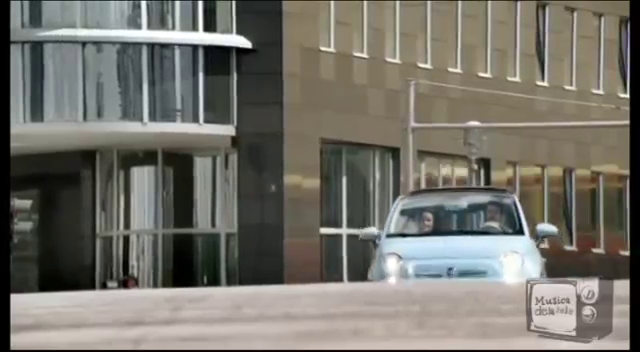
#> input picture frame 47 of Lab3/Anuncio Spot Fiat 500 TWINAIR  REVOLUTIONAIR  2011 [360p].mp4, 640 x 352 px, given in place of the camera
$ python 'Section 3.1, 3.2, 3.3.py'
#> lines starting #> are read from the running program, lines starting #| are printed output that depends on the picture; pictures that were not available may be replaced by others from this repository, and a replacement may not be noted
#%% Section 3.1 - Regular Video
import cv2
cap_video = cv2.VideoCapture(0)
while(True):

    # Capture frame-by-frame
    ret, frame = cap_video.read()
#> frame is the input picture: shape (352, 640, 3); mean B, G, R 105.9, 113.9, 116.4

    # Visualise the captured frame
    cv2.imshow('frame', frame)

    if cv2.waitKey(1) & 0xFF == ord('q'):
#> (key q is pressed here)
        break

# And release the capture when everything is done
cap_video.release()
cv2.destroyAllWindows()

#%% Section 3.1 - Grayscale Video
import cv2
cap_video = cv2.VideoCapture(0)
while(True):

    # Capture frame-by-frame
    ret, frame = cap_video.read()

    # Convert to gray scale
    gray = cv2.cvtColor(frame, cv2.COLOR_BGR2GRAY)
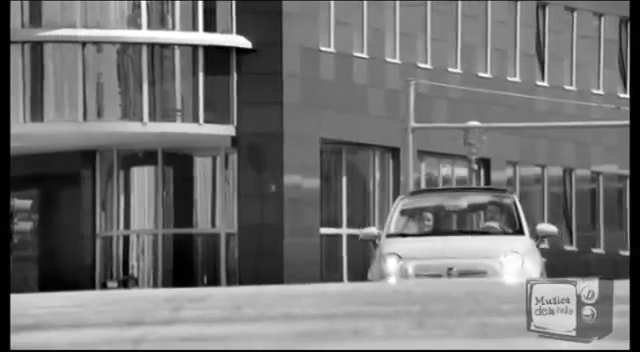
#> gray: shape (352, 640); min 0, max 255, mean 113.7

    # Display the captured frame
    cv2.imshow('frame', gray)

    if cv2.waitKey(1) & 0xFF == ord('q'):
#> (key q is pressed here)
        break

# And release the capture when everything done
cap_video.release()
cv2.destroyAllWindows()

#%% Section 3.2 - Saving Videos
import cv2
import sys

path = ('/Users/Amar/Downloads/output.avi')

cap_video = cv2.VideoCapture(0)

if not cap_video:
    print('Failed VideoCapture: invalid parameter!')

cap_video.set(1, 20.0) # Match fps
cap_video.set(3, 1280) # Match width
cap_video.set(4, 720) # Match height

# Define the codec and create VideoWriter object
fourcc = cv2.VideoWriter_fourcc(*'MJPG')
out_video = cv2.VideoWriter(path, fourcc, 20.0, (1280,720))

if not out_video:
    print('Failed VideoWritter: invalid parameters')
    sys.exit(1)

flip_flag = 0
flip_counter = 0
time_limit = 0

# Write the frame
while (cap_video.isOpened()):
    ret, frame = cap_video.read()
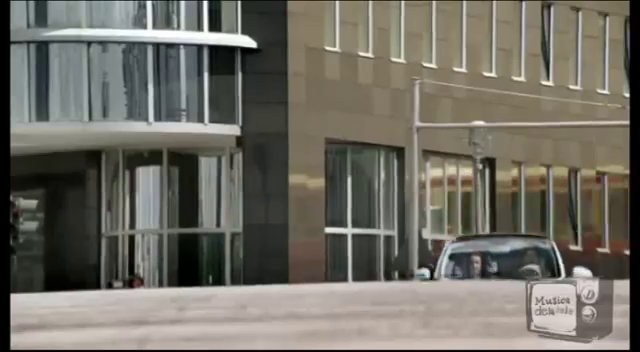
#> input picture frame 20 of Lab3/Anuncio Spot Fiat 500 TWINAIR  REVOLUTIONAIR  2011 [360p].mp4, 640 x 352 px, given in place of the camera
#> frame is the input picture: shape (352, 640, 3); mean B, G, R 99.8, 109, 112.1
    if ret==True:

        # Flipping the frame (1)
        if flip_counter < 30:

            flip_flag = 1
            flip_counter += 1

        elif flip_counter < 60:
            flip_flag = 0
            flip_counter += 1

        else:
            flip_flag = 0
            flip_counter = 0

        frame = cv2.flip(frame, flip_flag)
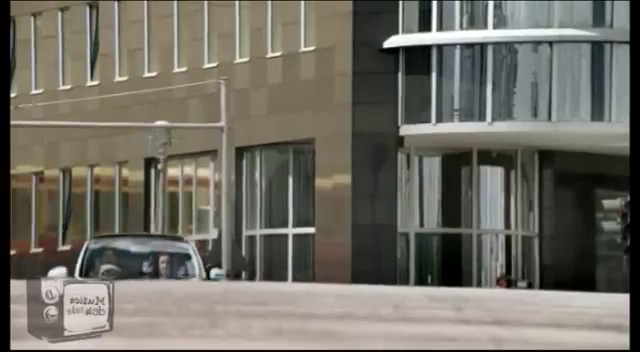
#> frame: shape (352, 640, 3); mean B, G, R 99.8, 109, 112.1

        # Write the flipped frame
        out_video.write(frame)

        cv2.imshow('frame',frame)
        key = cv2.waitKey(1) & 0xFF
#> (key q is pressed here)
        if key == ord('q'):
            break
        time_limit += 1

    else:
        break

    if time_limit == 1000: # (2)
        break
# Release everything
cap_video.release()
out_video.release()
cv2.destroyAllWindows()

#%% Section 3.3 - Playing Video from File
import cv2
cap_vid = cv2.VideoCapture('/Users/Amar/Downloads/Traffic_counting.mp4')
while(cap_vid.isOpened()):
    ret, frame = cap_vid.read()

    gray = cv2.cvtColor(frame, cv2.COLOR_BGR2GRAY)

    cv2.imshow('frame',gray)
    if cv2.waitKey(1) & 0xFF == ord('q'):
#> (key q is pressed here)
        break

cap_vid.release()
cv2.destroyAllWindows()

$ run again, starting later in the video
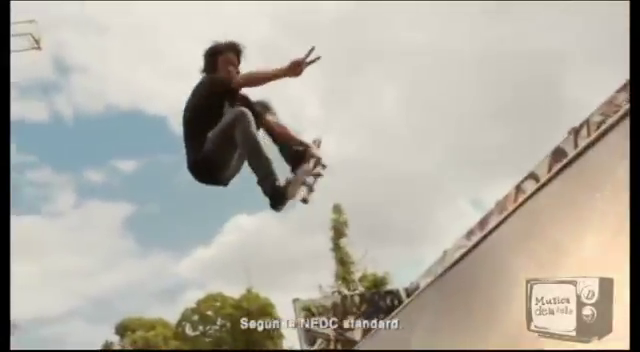
#> input picture frame 214 of Lab3/Anuncio Spot Fiat 500 TWINAIR  REVOLUTIONAIR  2011 [360p].mp4, 640 x 352 px, given in place of the camera
#> frame is the input picture: shape (352, 640, 3); mean B, G, R 162.8, 173.5, 177.8
#> `gray = cv2.cvtColor(frame, cv2.COLOR_BGR2GRAY)`:
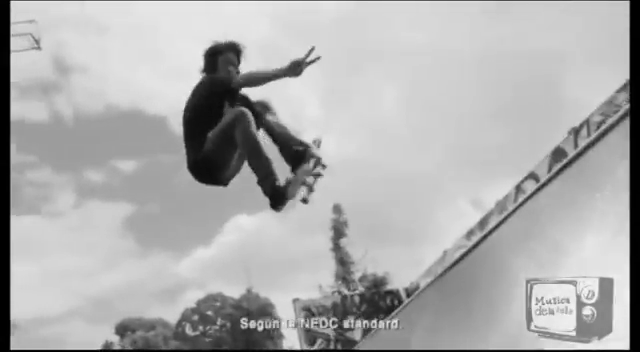
#> gray: shape (352, 640); min 0, max 250, mean 173.5
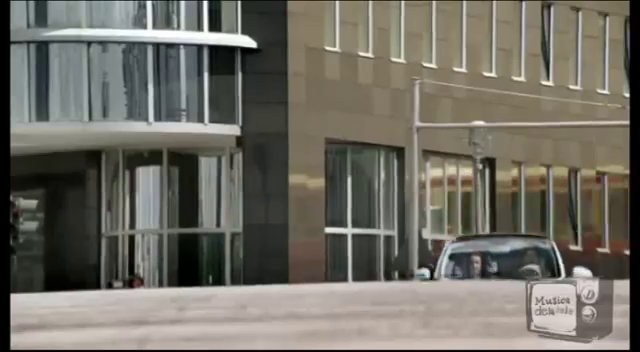
#> input picture frame 20 of Lab3/Anuncio Spot Fiat 500 TWINAIR  REVOLUTIONAIR  2011 [360p].mp4, 640 x 352 px, given in place of the camera
#> frame is the input picture: shape (352, 640, 3); mean B, G, R 99.8, 109, 112.1

$ run again, starting later in the video
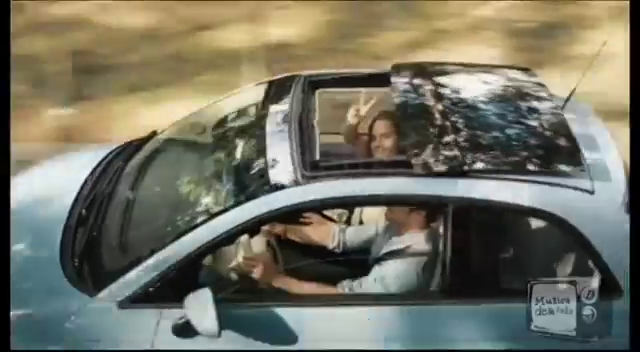
#> input picture frame 381 of Lab3/Anuncio Spot Fiat 500 TWINAIR  REVOLUTIONAIR  2011 [360p].mp4, 640 x 352 px, given in place of the camera
#> frame is the input picture: shape (352, 640, 3); mean B, G, R 99.2, 114.1, 115.4
#> `gray = cv2.cvtColor(frame, cv2.COLOR_BGR2GRAY)`:
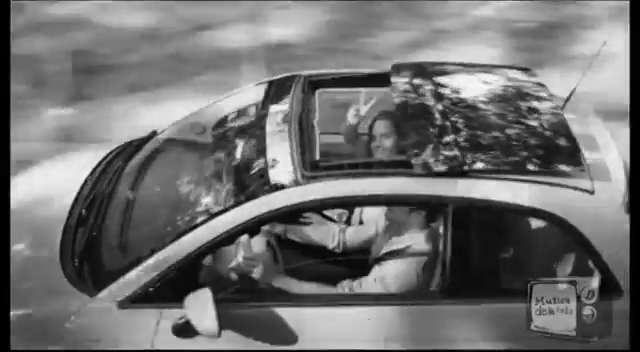
#> gray: shape (352, 640); min 0, max 252, mean 112.8
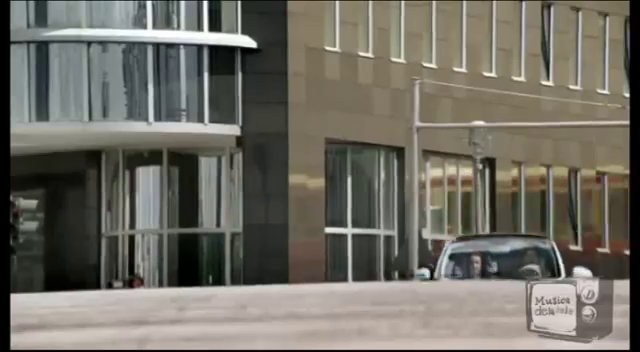
#> input picture frame 20 of Lab3/Anuncio Spot Fiat 500 TWINAIR  REVOLUTIONAIR  2011 [360p].mp4, 640 x 352 px, given in place of the camera
#> frame is the input picture: shape (352, 640, 3); mean B, G, R 99.8, 109, 112.1
